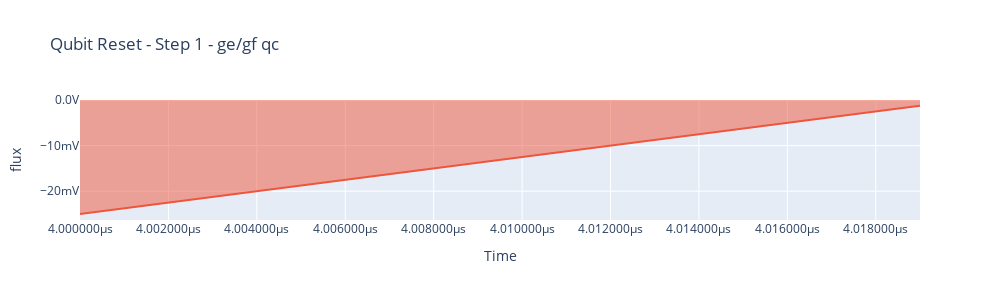

The notebook cell saved with this chart:
### Code cell
# step 1 ge/gf reset
sched = Schedule("Qubit Reset - Step 1 - ge/gf qc")

readout_clock = ClockResource(name="q0.ro", freq=0e9)
sched.add_resource(readout_clock)

# qc_offset = -10
# qc_duration = 0.06e-6
# cr_duration = 0.25e-6
# amp = duration / target_duration* offset
start = sched.add(IdlePulse(duration=4e-6))

qc_t = 20e-9
qc_amp = -0.025

sched.add(
    RampPulse(offset=qc_amp, amp=-qc_amp, duration=qc_t, port="flux", clock="q0.ro")
)

comp_sched = device_compiler.compile(sched)
comp_sched.plot_pulse_diagram(plot_backend="plotly")

### Figure 1 — Plotly figure (JSON) as saved in the notebook; plotly's stock layout.template omitted (floating-point values rounded to 4 significant figures)
{"data": [{"fill": "tozeroy", "hoverinfo": "x+y+name", "hoverlabel": {"namelength": -1}, "legendgroup": "1", "line": {"color": "#EF553B"}, "mode": "lines", "name": "RampPulse, clock: q0.ro", "showlegend": true, "type": "scatter", "x": [4e-06, 4.001e-06, 4.002e-06, 4.003e-06, 4.004e-06, 4.005e-06, 4.006e-06, 4.007e-06, 4.008e-06, 4.009e-06, 4.01e-06, 4.011e-06, 4.012e-06, 4.013e-06, 4.014e-06, 4.015e-06, 4.016e-06, 4.017e-06, 4.018e-06, 4.019e-06], "xaxis": "x", "y": [-0.025, -0.02375, -0.0225, -0.02125, -0.02, -0.01875, -0.0175, -0.01625, -0.015, -0.01375, -0.0125, -0.01125, -0.01, -0.00875, -0.0075, -0.00625, -0.005, -0.00375, -0.0025, -0.00125], "yaxis": "y"}], "layout": {"height": 300, "showlegend": false, "title": {"text": "Qubit Reset - Step 1 - ge/gf qc"}, "width": 1000, "xaxis": {"anchor": "y", "domain": [0, 1], "hoverformat": ".3s", "showgrid": true, "tickformat": ".2s", "tickformatstops": [{"dtickrange": [null, 1e-09], "value": ".10s"}, {"dtickrange": [1e-09, 1e-06], "value": ".7s"}, {"dtickrange": [1e-06, 0.001], "value": ".4s"}], "ticksuffix": "s", "title": {"text": "Time"}}, "yaxis": {"anchor": "x", "autorange": true, "domain": [0, 1], "hoverformat": ".3s", "tickformat": ".2s", "ticksuffix": "V", "title": {"text": "flux"}}}}
